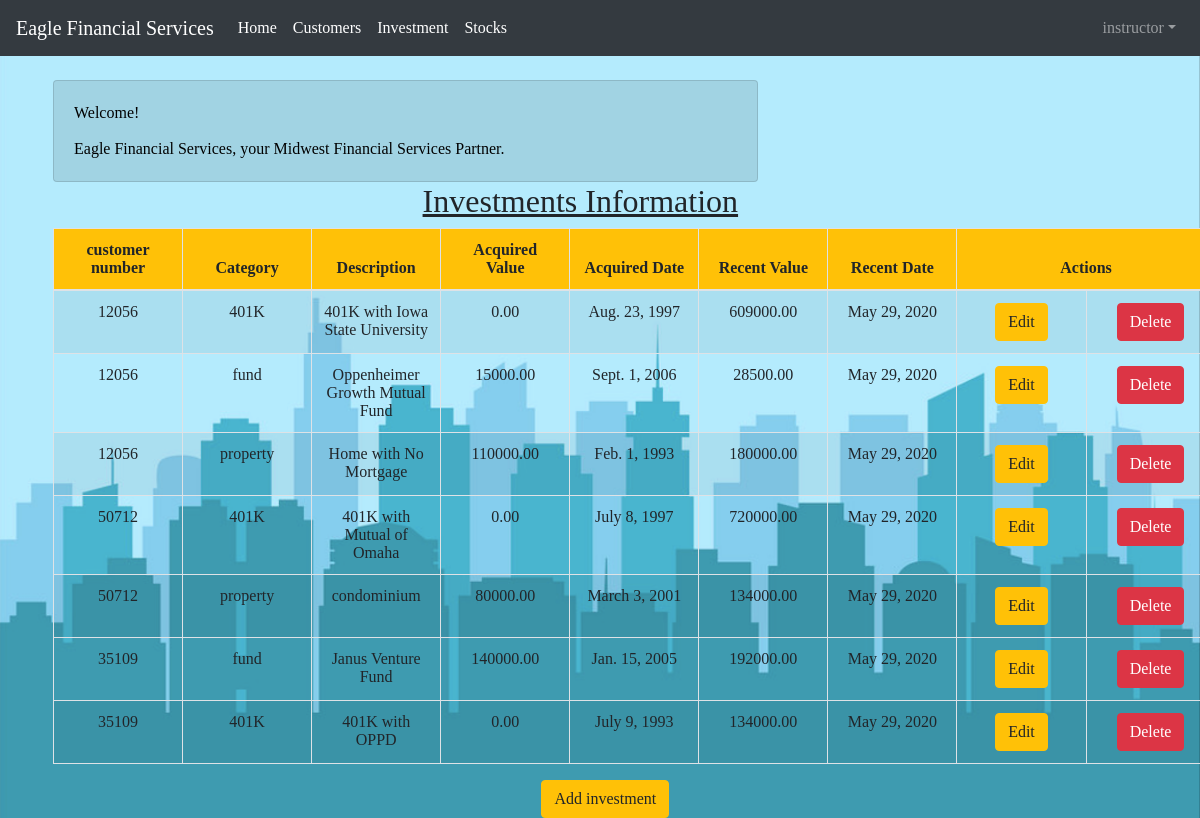
Page /investment_list (signed in) on the committed database.
### portfolio/models.py (models this page shows, shortened)
class Investment(models.Model):
    customer = models.ForeignKey(Customer, on_delete=models.CASCADE, related_name='investments')
    category = models.CharField(max_length=50)
    description = models.CharField(max_length=200)
    acquired_value = models.DecimalField(max_digits=10, decimal_places=2)
    acquired_date = models.DateField(default=timezone.now)
    recent_value = models.DecimalField(max_digits=10, decimal_places=2)
    recent_date = models.DateField(default=timezone.now, blank=True, null=True)

class Customer(models.Model):
    name = models.CharField(max_length=50)
    address = models.CharField(max_length=200)
    cust_number = models.IntegerField(blank=False, null=False)
    city = models.CharField(max_length=50)
    state = models.CharField(max_length=50)
    zipcode = models.CharField(max_length=10)
    email = models.EmailField(max_length=200)
    cell_phone = models.CharField(max_length=50)
    created_date = models.DateTimeField(
        default=timezone.now)
    updated_date = models.DateTimeField(auto_now_add=True)
    def __str__(self):
        return str(self.cust_number)

### portfolio/views.py (the view)
# urls.py: path('investment_list', views.investment_list, name='investment_list'),
@login_required
def investment_list(request):
    investments = Investment.objects.filter(recent_date__lte=timezone.now())
    return render(request, 'portfolio/investment_list.html', {'investments': investments})

### portfolio/templates/portfolio/investment_list.html
{% extends 'portfolio/base.html' %}
{% block content %}
<div class="container">
    <div class="row justify-content-md-center">
        <div class="col-md-12">
            <div class="card">
                <div class="card-body">
                    <div class="card-title">Welcome!</div>
                    <p class="card-text">
                        Eagle Financial Services, your Midwest Financial Services Partner.
                    </p>
                </div>
            </div>
        </div>
    </div>
    <div class="row justify-content-md-center">
        <h2 style="padding-left: 350Px;"><u>Investments Information</u></h2>
    </div>
    <div>
        <table class="table table-striped table-bordered table-hover text-center">
            <thead>
            <tr class="bg-warning">
                <th>customer number</th>
                <th>Category</th>
                <th>Description</th>
                <th>Acquired Value</th>
                <th>Acquired Date</th>
                <th>Recent Value</th>
                <th>Recent Date</th>
                <th colspan="2">Actions</th>
            </tr>
            </thead>
            <tbody>
             {% for investment in investments %}
                <tr>
                    <td>{{ investment.customer }}</td>
                    <td>{{ investment.category }}</td>
                    <td>{{ investment.description }}</td>
                    <td>{{ investment.acquired_value }}</td>
                    <td>{{ investment.acquired_date }}</td>
                    <td>{{ investment.recent_value }}</td>
                    <td>{{ investment.recent_date }}</td>
                    <td><a href="{% url 'portfolio:investment_edit' pk=investment.pk %}" class="btn btn-warning">Edit</a>
                    <td><a href="{% url 'portfolio:investment_delete' pk=investment.pk %}"
                           onclick="return confirm('Are you sure you want to delete?')"
                           class="btn btn-danger">Delete</a>
                    </td>
                </tr>
            {% endfor %}
            </tbody>
        </table>
     <div class="row justify-content-md-center">
         <a href="{% url 'portfolio:investment_new' %}" class="row" style="padding-left: 400Px;" ><span
                 class="btn btn-warning">Add investment</span></a>
     </div>
    </div>
</div>
{% endblock %}

### portfolio/templates/portfolio/base.html (shortened to what this page needs)
{% load static %}
<html lang="en">
<head>
    <link rel="stylesheet" href="https://maxcdn.bootstrapcdn.com/bootstrap/4.5.0/css/bootstrap.min.css">
    <link rel="stylesheet" type="text/css" href="{% static 'css/portfolio.css' %}">
</head>
<body>
<nav class="navbar navbar-expand-sm bg-dark navbar-dark mb-4">
    <a href="/" class="navbar-brand">Eagle Financial Services</a>
    <div class="collapse navbar-collapse" id="navbarSupportedContent">
        <ul class="navbar-nav mr-auto">
            {% if user.is_authenticated and user.is_superuser  or user.groups.all.0.name == "Advisor" %}
            <li class="nav-item active"><a class=nav-link href="/">Home</a></li>
            <li class="nav-item active"><a class=nav-link href="{% url 'portfolio:customer_list' %}">Customers</a></li>
            <li class="nav-item active"><a class=nav-link href="{% url 'portfolio:investment_list' %}">Investment</a></li>
            <li class="nav-item active"><a class=nav-link href="{% url 'portfolio:stock_list' %}">Stocks</a></li>
            {% elif user.is_authenticated and user.groups.all.0.name == "Client" %}
            <li class="nav-item active"><a class=nav-link href="/">Home</a></li>
            <li class="nav-item active"><a class=nav-link href="">Portfolio</a></li>
            {% endif %}
        </ul>
        <ul class="nav navbar-nav navbar-right">
            {% if user.is_authenticated %}
            <ul class="navbar-nav">
                <li class="nav-item dropdown">
                    <a class="nav-link dropdown-toggle" href="#" id="navbarDropdown" role="button" data-toggle="dropdown" aria-haspopup="true" aria-expanded="false">{{ user.username }}</a>
                </li>
            </ul>
            {% else %}
            <form class="form-inline my-2 my-lg-0">
                <a href="{% url 'login' %}" class="btn btn-outline-secondary">Log In</a>
                <a href="{% url 'portfolio:register' %}" class="btn btn-primary ml-2">Sign Up</a>
            </form>
            {% endif %}
        </ul>
    </div>
</nav>
<div class="content container">
    <div class="row">
        <div class="col-md-8">
            {% block content %}{% endblock %}
        </div>
    </div>
</div>
</body>
</html>

### portfolio/static/css/portfolio.css (style rules this page uses)
body { background-image: url('../images/bg4.png'); background-repeat: no-repeat; background-attachment: fixed; background-size: cover; font-family: "Comic Sans MS", serif; font-size: medium; }

### portfolio/templates/portfolio/base.html (style rules this page uses)
.navbar { margin-bottom: 0; border-radius: 0; }
.container .row .col-md-12 .card { background: rgb(0, 0, 0); background: rgba(0, 0, 0, 0.1); color: black; }
.row .table { width : 165%; table-layout: fixed; border-collapse: collapse; word-wrap: break-word; }
.content { padding-left: 8px; }

### rows in the picture
Investment: customer "12056", category "401K", description "401K with Iowa State University", acquired_value "0.00", acquired_date "Aug. 23, 1997", recent_value "609000.00", recent_date "May 29, 2020"
Investment: customer "12056", category "fund", description "Oppenheimer Growth Mutual Fund", acquired_value "15000.00", acquired_date "Sept. 1, 2006", recent_value "28500.00", recent_date "May 29, 2020"
Investment: customer "12056", category "property", description "Home with No Mortgage", acquired_value "110000.00", acquired_date "Feb. 1, 1993", recent_value "180000.00", recent_date "May 29, 2020"
Investment: customer "50712", category "401K", description "401K with Mutual of Omaha", acquired_value "0.00", acquired_date "July 8, 1997", recent_value "720000.00", recent_date "May 29, 2020"
Investment: customer "50712", category "property", description "condominium", acquired_value "80000.00", acquired_date "March 3, 2001", recent_value "134000.00", recent_date "May 29, 2020"
Investment: customer "35109", category "fund", description "Janus Venture Fund", acquired_value "140000.00", acquired_date "Jan. 15, 2005", recent_value "192000.00", recent_date "May 29, 2020"
Investment: customer "35109", category "401K", description "401K with OPPD", acquired_value "0.00", acquired_date "July 9, 1993", recent_value "134000.00", recent_date "May 29, 2020"

### other values in the picture
{{ user.username }} "instructor"
